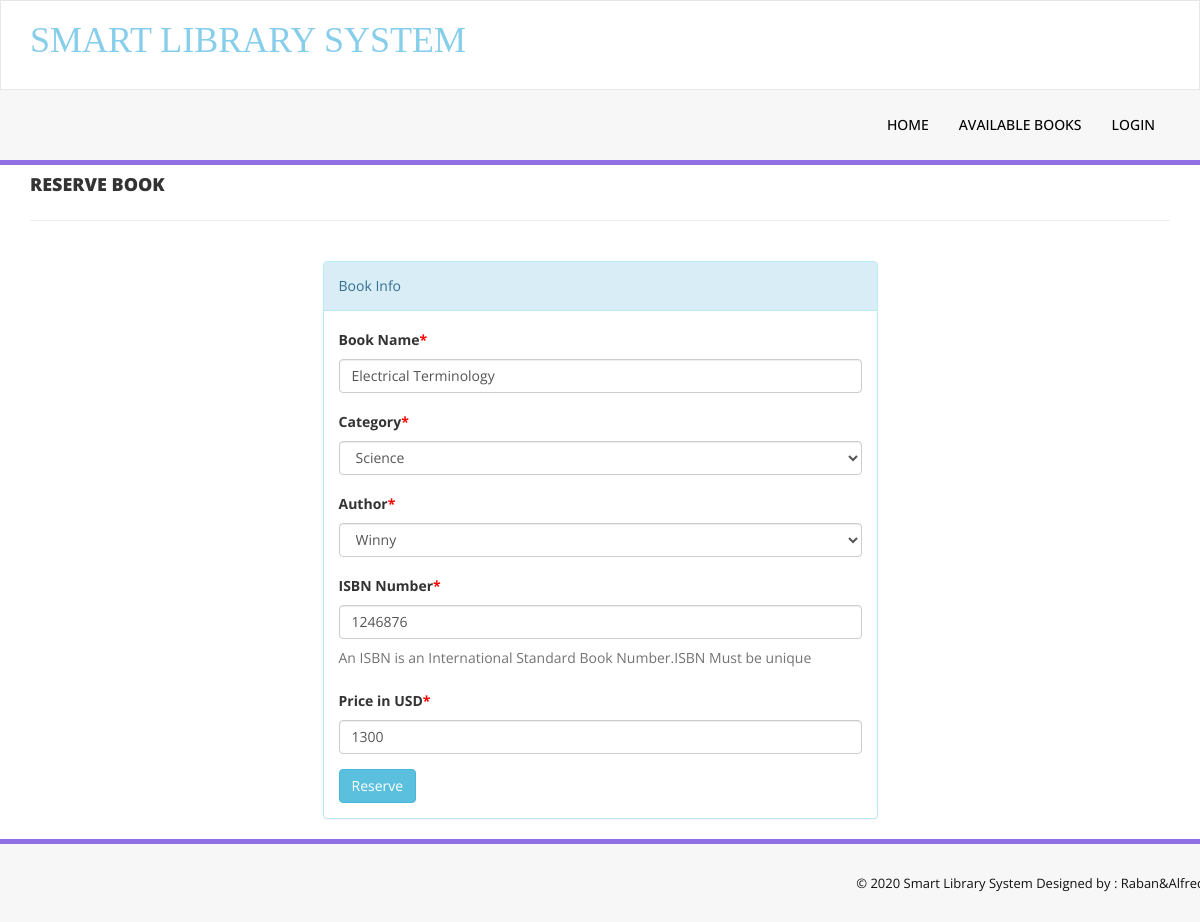
The page /reservebook.php?bookid=23 (signed in) on the database its author committed.
### tables this page shows
CREATE TABLE `tblbooks` (
  `id` int(11) NOT NULL AUTO_INCREMENT,
  `BookName` varchar(255) DEFAULT NULL,
  `department` int(11) DEFAULT '0',
  `CatId` int(11) DEFAULT NULL,
  `AuthorId` int(11) DEFAULT NULL,
  `ISBNNumber` int(11) DEFAULT NULL,
  `BookPrice` int(11) DEFAULT NULL,
  `identifier` varchar(255) DEFAULT '',
  `status` varchar(50) NOT NULL DEFAULT 'available',
  `RegDate` timestamp NULL DEFAULT CURRENT_TIMESTAMP,
  `UpdationDate` timestamp NULL DEFAULT NULL ON UPDATE CURRENT_TIMESTAMP,
  PRIMARY KEY (`id`)
);

CREATE TABLE `tblcategory` (
  `id` int(11) NOT NULL AUTO_INCREMENT,
  `CategoryName` varchar(150) DEFAULT NULL,
  `Status` int(11) DEFAULT NULL,
  `CreationDate` timestamp NULL DEFAULT CURRENT_TIMESTAMP,
  `UpdationDate` timestamp NULL DEFAULT CURRENT_TIMESTAMP ON UPDATE CURRENT_TIMESTAMP,
  PRIMARY KEY (`id`)
);

CREATE TABLE `tblauthors` (
  `id` int(11) NOT NULL AUTO_INCREMENT,
  `AuthorName` varchar(159) DEFAULT NULL,
  `creationDate` timestamp NULL DEFAULT CURRENT_TIMESTAMP,
  `UpdationDate` timestamp NULL DEFAULT NULL ON UPDATE CURRENT_TIMESTAMP,
  PRIMARY KEY (`id`)
);

### reservebook.php (the view, shortened to what this page needs)
<?php
include('includes/config.php');
if(strlen($_SESSION['alogin'])==0)
    {
header('location:index.php');
}
else{
?>
<!DOCTYPE html>
<html xmlns="http://www.w3.org/1999/xhtml">
<head>
    <link href="assets/css/bootstrap.css" rel="stylesheet" />
    <link href="assets/css/font-awesome.css" rel="stylesheet" />
    <link href="assets/css/style.css" rel="stylesheet" />
</head>
<body>
<?php include('includes/header.php');?>
    <div class="content-wra
    <div class="content-wrapper">
         <div class="container">
        <div class="row pad-botm">
            <div class="col-md-12">
                <h4 class="header-line">Reserve Book</h4>
                            </div>
</div>
<div class="row">
<div class="col-md-6 col-sm-6 col-xs-12 col-md-offset-3"">
<div class="panel panel-info">
<div class="panel-heading">
Book Info
</div>
<div class="panel-body">
<form role="form" method="post">
<?php
$bookid=intval($_GET['bookid']);
$sql = "SELECT tblbooks.BookName,tblcategory.CategoryName,tblcategory.id as cid,tblauthors.AuthorName,tblauthors.id as athrid,tblbooks.ISBNNumber,tblbooks.BookPrice,tblbooks.id as bookid from  tblbooks join tblcategory on tblcategory.id=tblbooks.CatId join tblauthors on tblauthors.id=tblbooks.AuthorId where tblbooks.id=:bookid";
$query = $dbh -> prepare($sql);
$query->bindParam(':bookid',$bookid,PDO::PARAM_STR);
$query->execute();
$results=$query->fetchAll(PDO::FETCH_OBJ);
if($query->rowCount() > 0)
{
foreach($results as $result)
{               ?>
<div class="form-group">
<label>Book Name<span style="color:red;">*</span></label>
<input class="form-control" type="text" name="bookname" value="<?php echo htmlentities($result->BookName);?>" required />
</div>
<div class="form-group">
<label> Category<span style="color:red;">*</span></label>
<select class="form-control" name="category" required="required">
<option value="<?php echo htmlentities($result->cid);?>"> <?php echo htmlentities($catname=$result->CategoryName);?></option>
</select>
</div>
<div class="form-group">
<label> Author<span style="color:red;">*</span></label>
<select class="form-control" name="author" required="required">
<option value="<?php echo htmlentities($result->athrid);?>"> <?php echo htmlentities($athrname=$result->AuthorName);?></option>
</select>
</div>
<div class="form-group">
<label>ISBN Number<span style="color:red;">*</span></label>
<input class="form-control" type="text" name="isbn" value="<?php echo htmlentities($result->ISBNNumber);?>"  required="required" />
<p class="help-block">An ISBN is an International Standard Book Number.ISBN Must be unique</p>
</div>
 <div class="form-group">
 <label>Price in USD<span style="color:red;">*</span></label>
 <input class="form-control" type="text" name="price" value="<?php echo htmlentities($result->BookPrice);?>"   required="required" />
 </div>
 <?php }} ?>
<button type="submit" name="update" class="btn btn-info">Reserve </button>
                                    </form>
                            </div>
                        </div>
                            </div>
        </div>
    </div>
    </div>
  <?php include('includes/footer.php');?>
</body>
</html>
<?php } ?>

### assets/css/style.css (style rules this page uses)
.header-line { font-weight:900; padding-bottom:25px; border-bottom:1px solid #eeeeee; text-transform:uppercase; }
.pad-botm { padding-bottom:30px; }

### rows shown on the page
tblbooks: bookname "Electrical Terminology", category "Science", author "Winny", isbn "1246876", price "1300"
